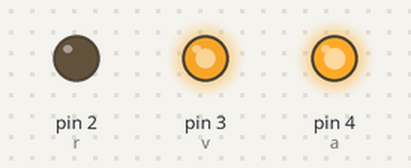
Recording of a sketch running on a simulated Arduino Uno, built with avr-gcc and run on an emulated ATmega328P. On the bench: output pins drawn as LEDs (lit = HIGH).

Above: at 0.1 s.
At 4.1 s:
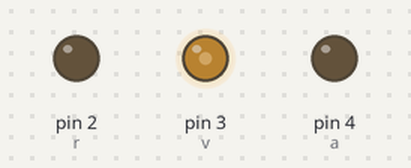
At 8.1 s:
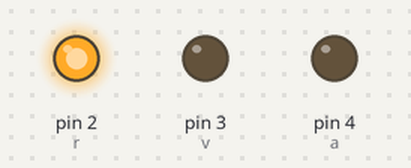
At 16.1 s:
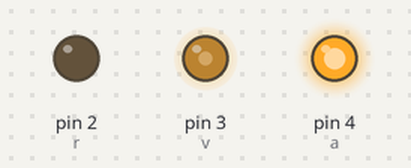
At 26.1 s:
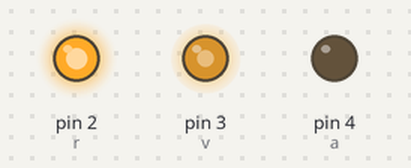
At 38.1 s:
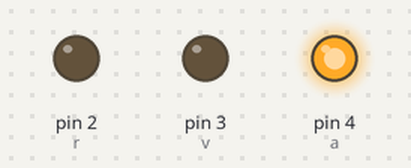
Timing chart, 0 to 39.6 s (numbered marks = the images above):
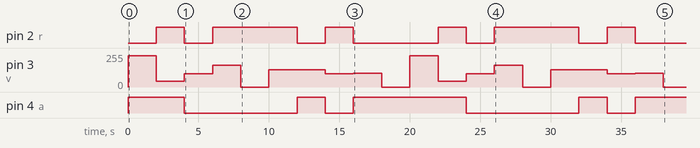

The sketch:

labo1_LedRGB.ino
```cpp
int r = 2;
int v = 3;
int a = 4;

void setup() {
  pinMode(r,OUTPUT);
  pinMode(v,OUTPUT);
  pinMode(a,OUTPUT);

}

void loop() {
  analogWrite(r,39);
  analogWrite(v,235);
  analogWrite(a,245);
  delay(2000);

  analogWrite(r,138);
  analogWrite(v,43);
  analogWrite(a,226);
  delay(2000);

  analogWrite(r,0);
  analogWrite(v,100);
  analogWrite(a,0);
  delay(2000);

  analogWrite(r,218);
  analogWrite(v,165);
  analogWrite(a,32);
  delay(2000);

  analogWrite(r,128);
  analogWrite(v,0);
  analogWrite(a,0);
  delay(2000);

  analogWrite(r,250);
  analogWrite(v,128);
  analogWrite(a,114);
  delay(2000);

  analogWrite(r,0);
  analogWrite(v,128);
  analogWrite(a,128);
  delay(2000);

  analogWrite(r,255);
  analogWrite(v,99);
  analogWrite(a,71);
  delay(2000);

  analogWrite(r,65);
  analogWrite(v,105);
  analogWrite(a,225);
  delay(2000);

  analogWrite(r,75);
  analogWrite(v,0);
  analogWrite(a,130);
  delay(2000);

}
```

Measured:
- by itself, pin 2 (r): LOW → HIGH at 2.0 s, → LOW 2.0 s later, → HIGH 2.0 s later, → LOW 6.0 s later, … (12 changes in this stretch)
- by itself, pin 3 (v): 0/255 → 235/255 at 0.00 s, → 43/255 2.0 s later, → 100/255 2.0 s later, → 165/255 2.0 s later, … (18 changes in this stretch)
- by itself, pin 4 (a): LOW → HIGH at 0.00 s, → LOW 4.0 s later, → HIGH 8.0 s later, → LOW 2.0 s later, … (9 changes in this stretch)
